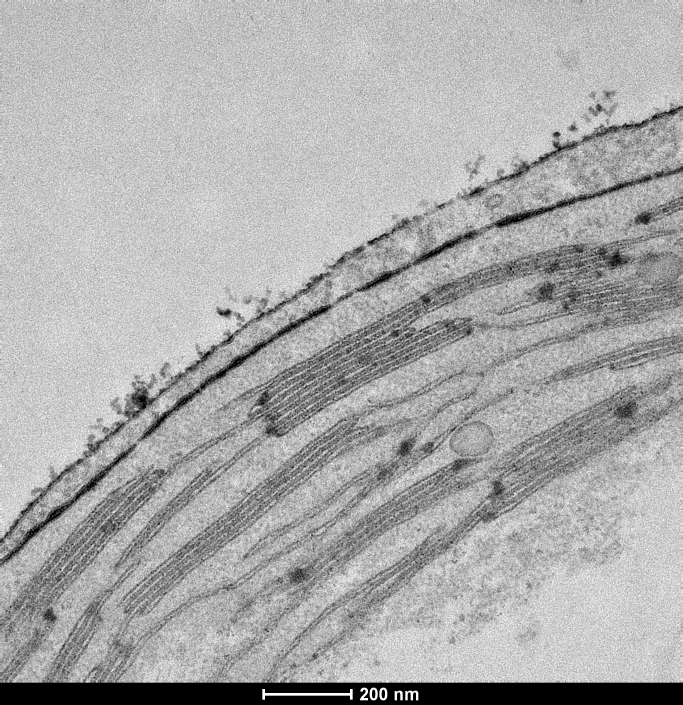
#> input picture raw_images/2022-1-10_Wild Type_500uE 1 hour_1_13_29k.png, 2048 x 2115 px (shown at 1/3 size); its folder holds only this picture in this run
$ python 1_grana_chooser.py
#> lines starting #> are read from the running program, lines starting #| are printed output that depends on the picture
import cv2
import os
import csv
import glob
import argparse

# Global variables
current_image_index = 0
images = []
WINDOW_NAME = "Grana Chooser"
roi_list = []
rect_size = 200  # Size of the rectangle (fixed size)
drawing = False
ix, iy = -1, -1
resize_factor = 0.25  # Factor to resize the image for display
coord_text = "(0, 0)"

def displayCommands():
    print("Available commands:")
    print("  n (or tab, or t): Move to the next image, saving the ROI list for this image.")
    print("  r (or e): Reset the current image and remove the ROIs.")
    print("  q: Quit the program and save the ROI data processed for all images so far.")

def load_image(index):
    """Loads an image from the images list based on the index."""
#> called with index = 0
    image_path = images[index]
    image = cv2.imread(image_path)
#> image is the input picture: shape (2115, 2048, 3); min 0, max 255, mean 171.1
    return image, os.path.basename(image_path)

def draw_rectangle(img, center, base_rect_size=200, scale_factor=1.0):
    """Draws a rectangle centered at the given coordinates."""
    # Scale the rectangle size based on the resize factor
    scaled_rect_size = int(base_rect_size * scale_factor)
    x, y = center
    top_left = (x - scaled_rect_size // 2, y - scaled_rect_size // 2)
    bottom_right = (x + scaled_rect_size // 2, y + scaled_rect_size // 2)
    cv2.rectangle(img, top_left, bottom_right, (255, 0, 0), 2)

def mouse_callback(event, x, y, flags, param):
    global ix, iy, drawing, roi_list, coord_text

    original_image, display_image = param

    if event == cv2.EVENT_LBUTTONDOWN:
        drawing = True
        ix, iy = int(x / resize_factor), int(y / resize_factor)
        roi_list.append((ix, iy))
        # cv2.circle(display_image, (x, y), 3, (0, 255, 0), -1)
        cv2.imshow(WINDOW_NAME, display_image)

    elif event == cv2.EVENT_MOUSEMOVE:
        if drawing:
            temp_img = display_image.copy()
            draw_rectangle(temp_img, (x, y), rect_size, resize_factor)
            # Display current coordinates in the lower left corner
            coord_text = f"({x}, {y})"
            # cv2.putText(temp_img, coord_text, (10, temp_img.shape[0] - 10), cv2.FONT_HERSHEY_SIMPLEX, 0.6, (255, 255, 255), 2)
            cv2.imshow(WINDOW_NAME, temp_img)
        else:
            # Display current coordinates in the lower left corner even when not drawing
            temp_img = display_image.copy()
            coord_text = f"({x}, {y})"
            # cv2.putText(temp_img, coord_text, (10, temp_img.shape[0] - 10), cv2.FONT_HERSHEY_SIMPLEX, 0.6, (255, 255, 255), 2)
            cv2.imshow(WINDOW_NAME, temp_img)

    elif event == cv2.EVENT_LBUTTONUP:
        drawing = False
        draw_rectangle(display_image, (x, y), rect_size, resize_factor)
        roi_list[-1] = (int(x / resize_factor), int(y / resize_factor))  # Update the last ROI with final position
        cv2.imshow(WINDOW_NAME, display_image)

def save_roi(image_name, roi_list, folder, output_filename):
    """Saves the ROI information to a csv file."""
    csv_path = os.path.join(folder, output_filename)

    # check to see if the file exists, if not, write the header
    if not os.path.exists(csv_path):
        with open(csv_path, 'w', newline='') as csvfile:
            csv_writer = csv.writer(csvfile)
            csv_writer.writerow(['filename', 'x', 'y', 'scale'])

    print(f"Saving ROI data to {csv_path}")
    with open(csv_path, 'a', newline='') as csvfile:
        csv_writer = csv.writer(csvfile)
        for roi in roi_list:
            csv_writer.writerow([image_name, roi[0], roi[1], rect_size])

def main(args):
    global current_image_index, images, roi_list, coord_text

    # Load all image paths
    images = glob.glob(f"{args.input_folder}/*.png")
    if not images:
        print(f"No images found in the folder '{args.input_folder}'.")
        return
    else:
        print(f"Found {len(images)} images in the folder.")

    cv2.namedWindow(WINDOW_NAME)

    displayCommands()

    print(f"Will save the ROI data to '{args.output_filename}' in the folder '{args.input_folder}'.")

    while True:
        image, image_name = load_image(current_image_index)
        roi_list = []

        # Resize image for display
        resized_image = cv2.resize(image, (0, 0), fx=resize_factor, fy=resize_factor)
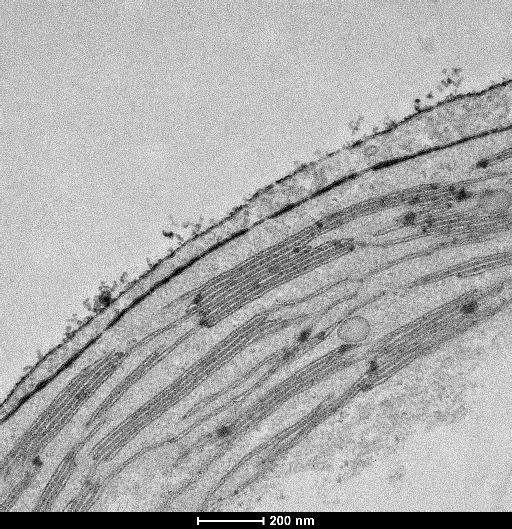
#> resized_image: shape (529, 512, 3); min 0, max 255, mean 171.1
        display_image = resized_image.copy()

        # Set mouse callback with original and display image
        cv2.setMouseCallback(WINDOW_NAME, mouse_callback, (image, display_image))

        while True:
            temp_img = display_image.copy()

            # display the coordinates of the current ROI
            cv2.putText(temp_img, image_name, (10, 30), cv2.FONT_HERSHEY_SIMPLEX, 1, (0, 0, 255), 2)

            # display the current image index, out of the max number of images
            cv2.putText(temp_img, f"Image {current_image_index + 1}/{len(images)}", (10, 60), cv2.FONT_HERSHEY_SIMPLEX, 1, (0, 0, 255), 2)
            cv2.putText(temp_img, coord_text, (10, temp_img.shape[0] - 10), cv2.FONT_HERSHEY_SIMPLEX, 0.6, (255, 255, 255), 2)
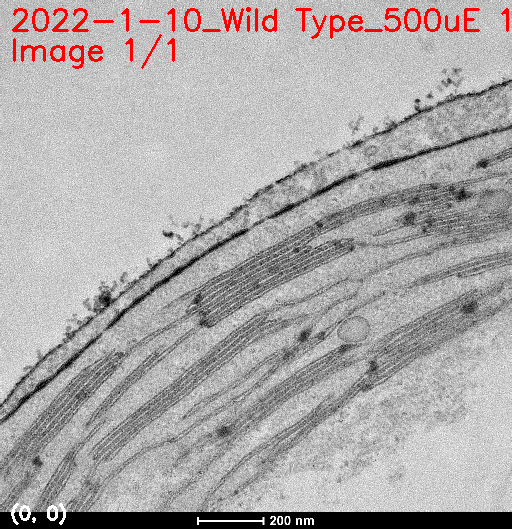
#> temp_img: shape (529, 512, 3); mean B, G, R 168.5, 168.5, 172.4

            cv2.imshow(WINDOW_NAME, temp_img)

            key = cv2.waitKey(1) & 0xFF
#> (key q is pressed here)
            if key == ord('q'):
                save_roi(image_name, roi_list, args.input_folder, args.output_filename)
                cv2.destroyAllWindows()
                return
            elif key == ord('n') or key == 9 or key == ord('t'):  # Combine 'n' and Tab key
                save_roi(image_name, roi_list, args.input_folder, args.output_filename)
                current_image_index = (current_image_index + 1) % len(images)
                break
            elif key == ord('h'):
                displayCommands()
                break
            elif key == ord('r') or key == 'e': # Reset the current image, erase the ROI list
                roi_list = []
                display_image = resized_image.copy()  # Reset to the original resized image
                break


if __name__ == "__main__":
    parser = argparse.ArgumentParser(description="Choose the ROIs for the grana images")
    parser.add_argument('-i', '--input_folder', type=str, default='./raw_images', help='The folder containing the images to work through')
    parser.add_argument('-o', '--output_filename', type=str, default='centroids.csv', help='The filename to save the ROI data')
    parser.add_argument('-v', '--verbose', action='store_true', help='Print out extra information')

    args = parser.parse_args()

    if args.verbose:
        print(f"Arguments: {args}")

    main(args)

$ run again, on raw_images/2022-1-10_Wild Type_500uE 1 hour_3_28_19k.png
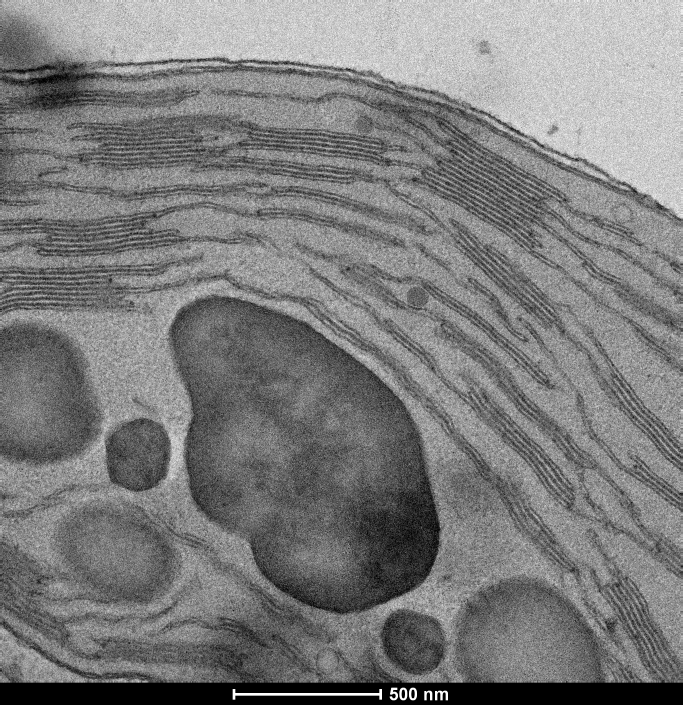
#> input picture raw_images/2022-1-10_Wild Type_500uE 1 hour_3_28_19k.png, 2048 x 2115 px (shown at 1/3 size)
#> in load_image, image is the input picture: shape (2115, 2048, 3); min 0, max 255, mean 124.2
#> in main, `resized_image = cv2.resize(image, (0, 0), fx=resize_factor, fy=resize_..`:
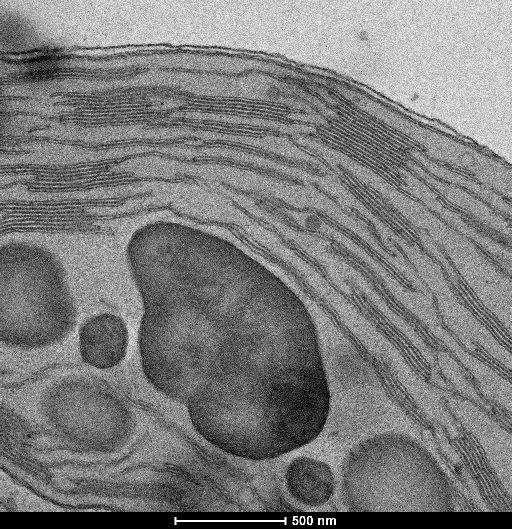
#> resized_image: shape (529, 512, 3); min 0, max 255, mean 124.3
#> in main, `cv2.putText(temp_img, coord_text, (10, temp_img.shape[0] - 10), cv2.FO..`:
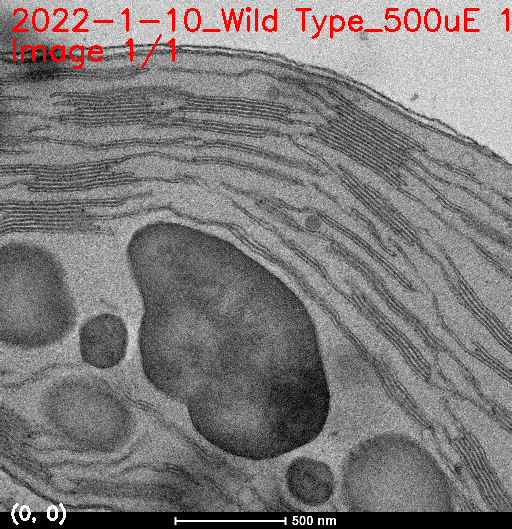
#> temp_img: shape (529, 512, 3); mean B, G, R 121.9, 121.9, 125.7

$ run again, on raw_images/2022-1-10_Wild Type_500uE 1 hour_3_64_19k.png
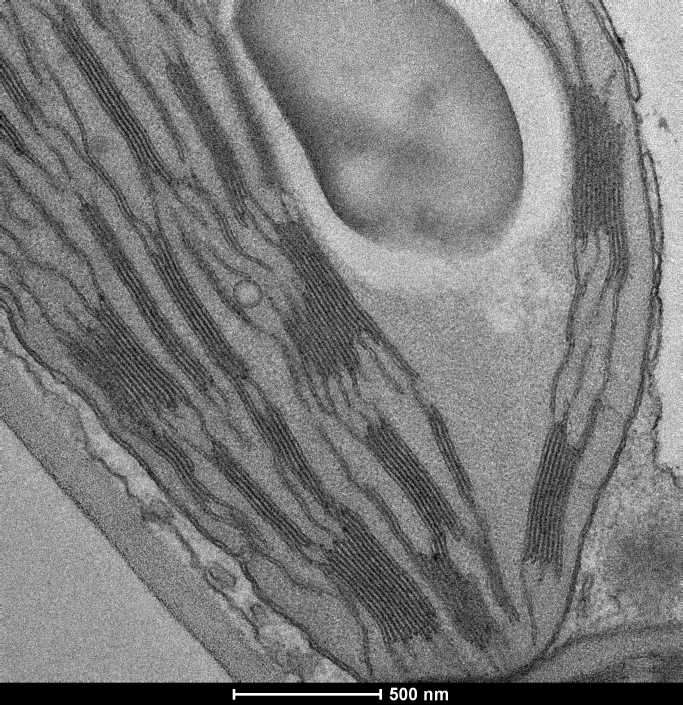
#> input picture raw_images/2022-1-10_Wild Type_500uE 1 hour_3_64_19k.png, 2048 x 2115 px (shown at 1/3 size)
#> in load_image, image is the input picture: shape (2115, 2048, 3); min 0, max 255, mean 123
#> in main, `resized_image = cv2.resize(image, (0, 0), fx=resize_factor, fy=resize_..`:
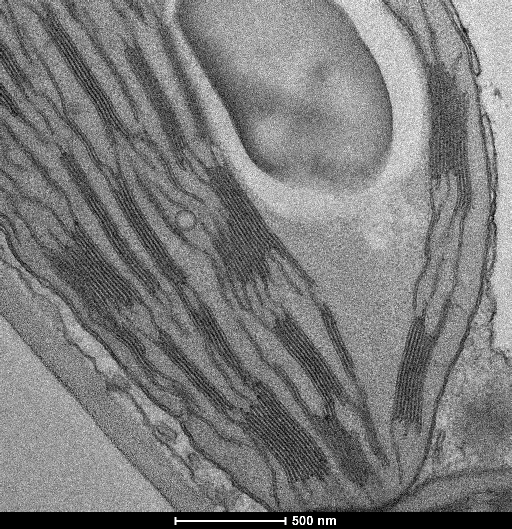
#> resized_image: shape (529, 512, 3); min 0, max 255, mean 123.1
#> in main, `cv2.putText(temp_img, coord_text, (10, temp_img.shape[0] - 10), cv2.FO..`:
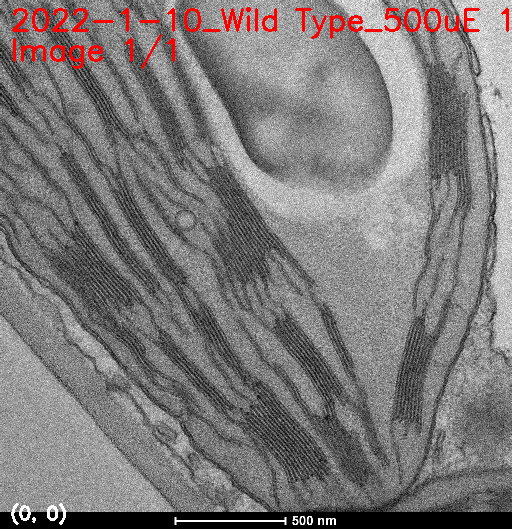
#> temp_img: shape (529, 512, 3); mean B, G, R 121.3, 121.3, 125.2

$ run again, on raw_images/2022-1-10_Wild Type_500uE 1 hour_3_69_19k.png
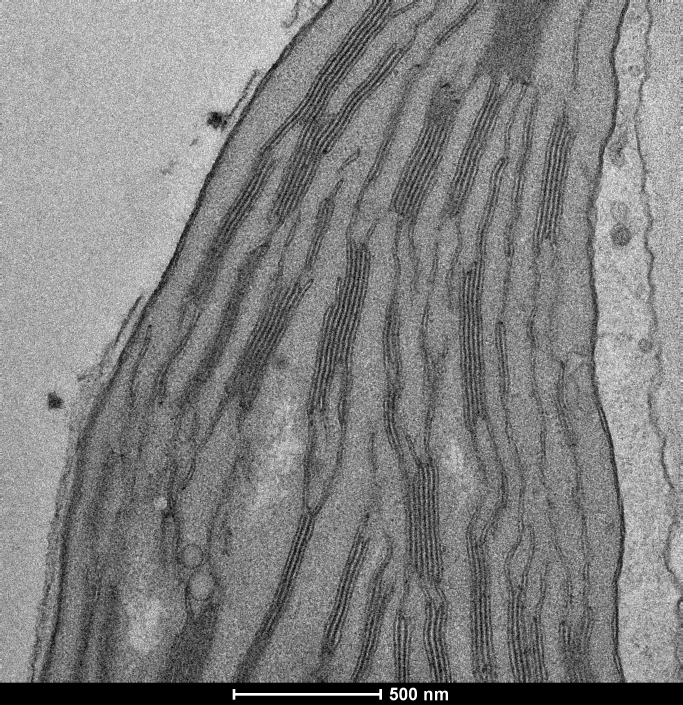
#> input picture raw_images/2022-1-10_Wild Type_500uE 1 hour_3_69_19k.png, 2048 x 2115 px (shown at 1/3 size)
#> in load_image, image is the input picture: shape (2115, 2048, 3); min 0, max 255, mean 128.6
#> in main, `resized_image = cv2.resize(image, (0, 0), fx=resize_factor, fy=resize_..`:
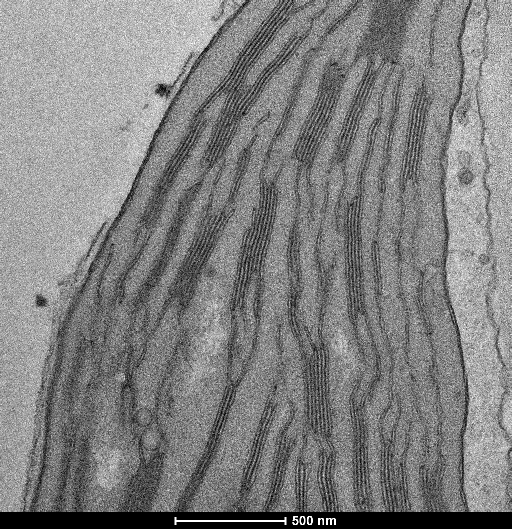
#> resized_image: shape (529, 512, 3); min 0, max 255, mean 128.6
#> in main, `cv2.putText(temp_img, coord_text, (10, temp_img.shape[0] - 10), cv2.FO..`:
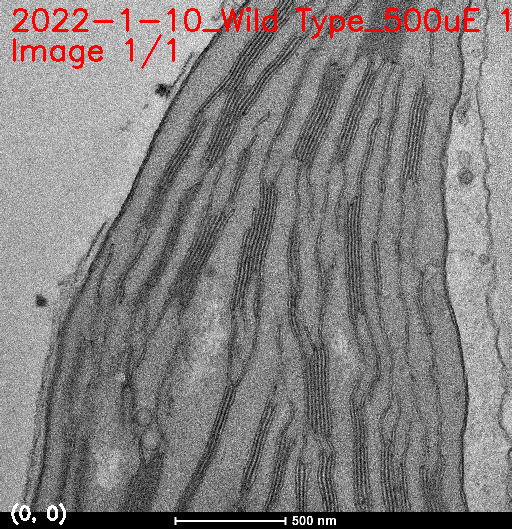
#> temp_img: shape (529, 512, 3); mean B, G, R 126.5, 126.5, 130.4

$ run again, on raw_images/2022-1-10_Wild Type_500uE 1 hour_1_16_29k.png
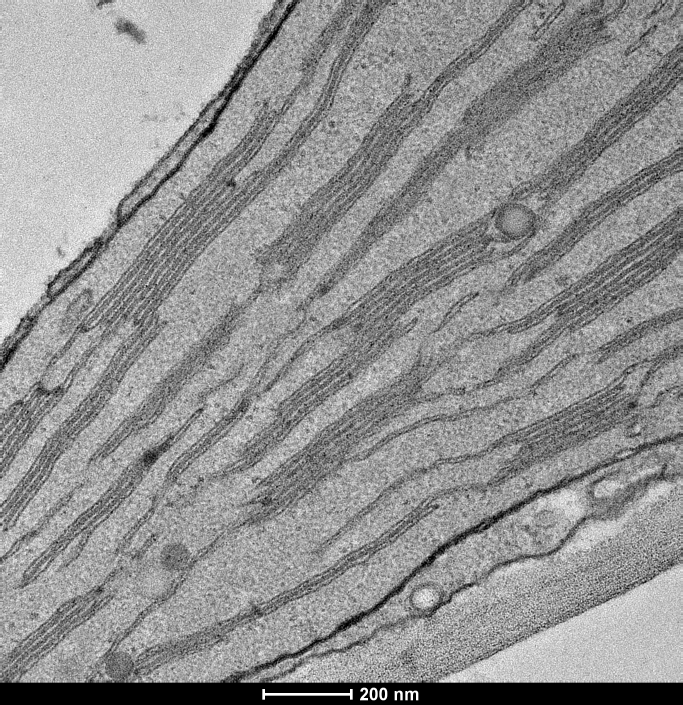
#> input picture raw_images/2022-1-10_Wild Type_500uE 1 hour_1_16_29k.png, 2048 x 2115 px (shown at 1/3 size)
#> in load_image, image is the input picture: shape (2115, 2048, 3); min 0, max 255, mean 145.9
#> in main, `resized_image = cv2.resize(image, (0, 0), fx=resize_factor, fy=resize_..`:
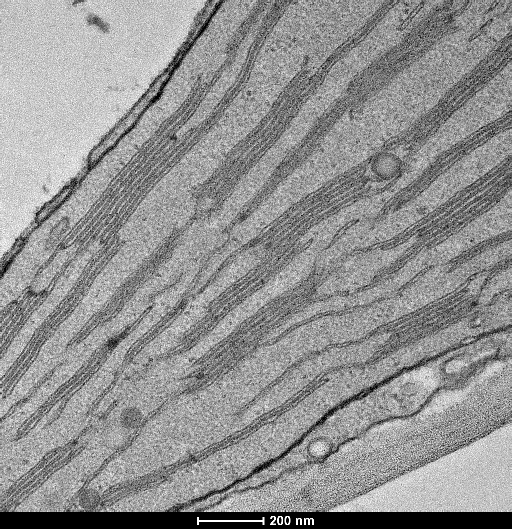
#> resized_image: shape (529, 512, 3); min 0, max 255, mean 145.9
#> in main, `cv2.putText(temp_img, coord_text, (10, temp_img.shape[0] - 10), cv2.FO..`:
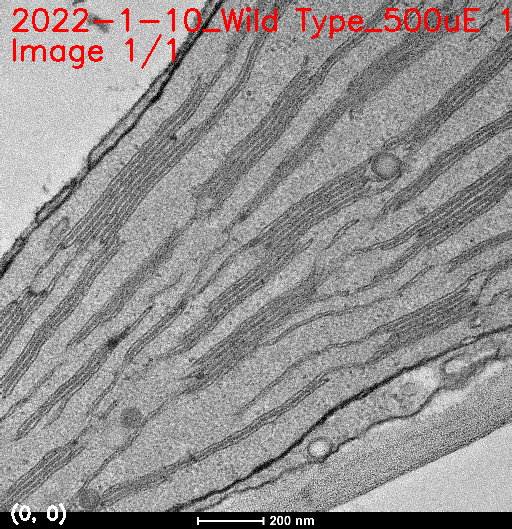
#> temp_img: shape (529, 512, 3); mean B, G, R 143.7, 143.7, 147.6
